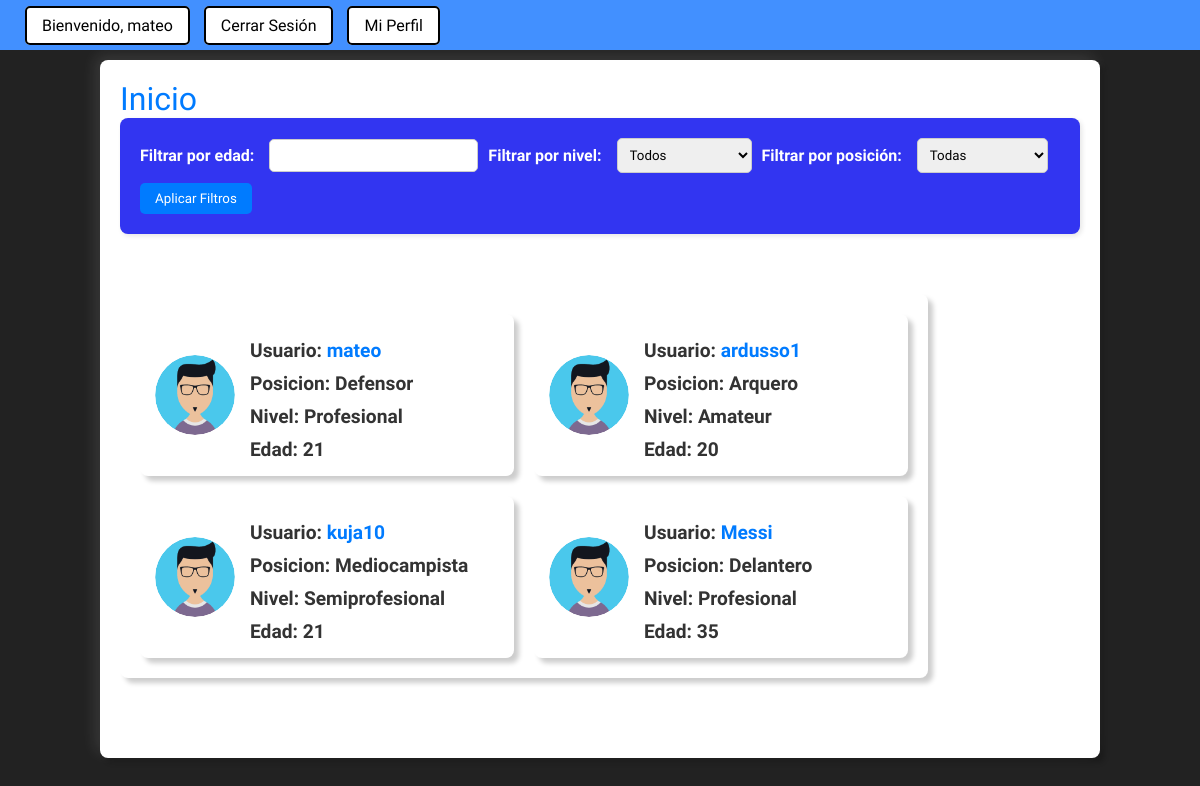
The page /listado-perfiles/ (signed in) on the database as committed earlier.
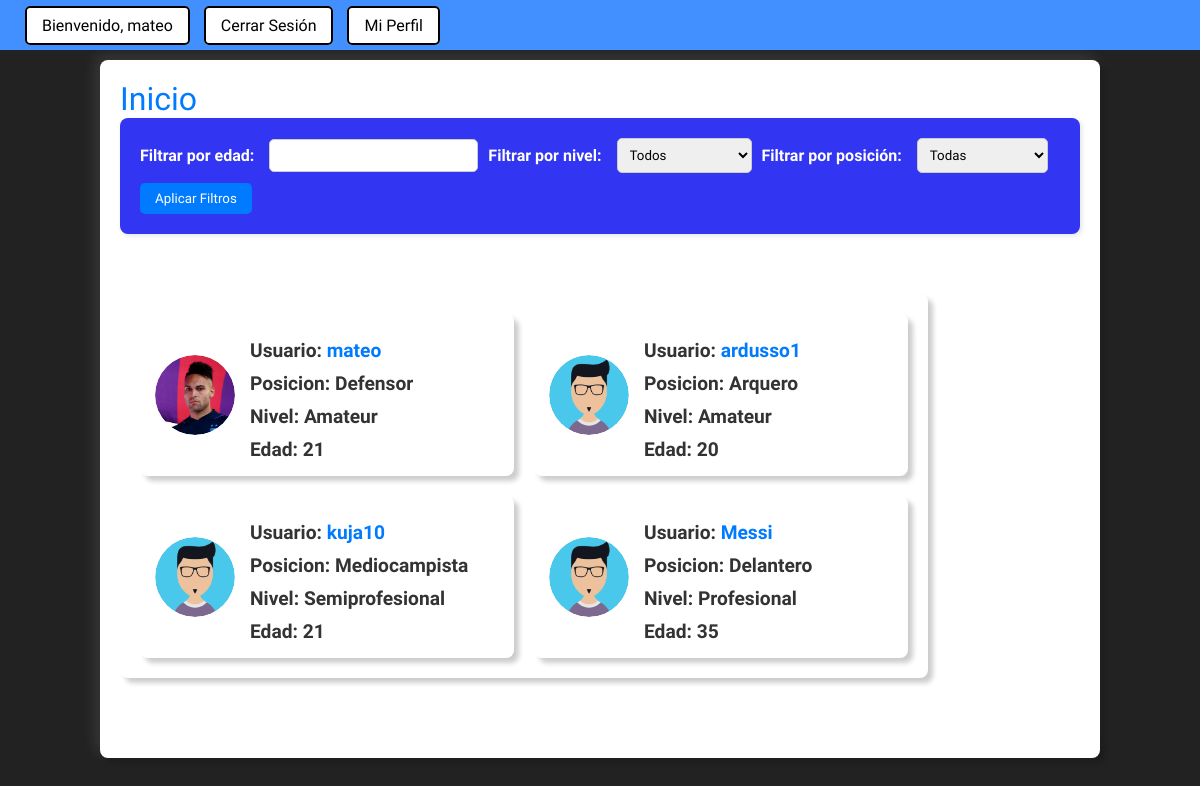
The same page on the database as committed later.
### sitio/models.py (models this page shows)
class Profile(models.Model):
    user = models.ForeignKey(User, on_delete=models.CASCADE,null = True, blank = True)
    image = models.ImageField(upload_to="Profiles_Images", default='user.png')
    posicion = models.ForeignKey(Posicion, on_delete=models.CASCADE, null=True, blank=True)
    nivel = models.ForeignKey(Nivel, on_delete=models.CASCADE, null=True, blank=True)
    edad = models.IntegerField(null=True, blank=True)

class Nivel(models.Model):
    nombre = models.CharField(max_length=50, null=True, blank=True)
    def __str__(self):
        return self.nombre

class Posicion(models.Model):
    nombre = models.CharField(max_length=50, null=True, blank=True)
    def __str__(self):
        return self.nombre

### sitio/views.py (the view)
# urls.py: path('listado-perfiles/', views.listado_perfiles),
@login_required
def listado_perfiles(request):
    perfiles = Profile.objects.all()
    niveles = Nivel.objects.all()
    posiciones = Posicion.objects.all()
    edad = request.GET.get('edad')
    nivel = request.GET.get('nivel')
    posicion = request.GET.get('posicion')
    if edad:
        perfiles = perfiles.filter(edad=edad)
    if nivel:
        perfiles = perfiles.filter(nivel__nombre=nivel)
    if posicion:
        perfiles = perfiles.filter(posicion__nombre=posicion)
    return render(request, 'listado_perfiles.html', {'lista_perfiles': perfiles, 'user': request.user, 'niveles':niveles, 'posiciones':posiciones})

### sitio/templates/listado_perfiles.html (shortened to what this page needs)
{% extends 'layout.html' %}
{% load static %}
{% block contenido %}
<body>
    <div class="feed-container">
        <div class="navbar-listado-perfiles">
            <nav class="second-nav-listado-perfiles">
                <a class="feed-title" href="javascript:void(0)" onclick="mostrarContenido('inicio')">Inicio</a>
            </nav>
        </div>
        <div class="content">
            <div class="filter-container">
                <form method="get">
                    <label for="edad">Filtrar por edad:</label>
                    <input type="number" name="edad" id="edad" value="{{ request.GET.edad }}">
                    <label for="nivel">Filtrar por nivel:</label>
                    <select name="nivel" id="nivel">
                        <option value="">Todos</option>
                    </select>
                    <label for="posicion">Filtrar por posición:</label>
                    <select name="posicion" id="posicion">
                        <option value="">Todas</option>
                    </select>
                    <button type="submit">Aplicar Filtros</button>
                </form>
            </div>
            <div class="feed-container" id="inicio-content">
                <div class="lista-perfiles">
                    {% for perfil in lista_perfiles %}
                        <div class="perfil">
                            <div class="user-image">
                                <img src="{{perfil.image.url}}">
                            </div>
                            <div class="datos-perfil">
                                <h3 class="perfil-user">Usuario: <a href="/profile/{{perfil.user}}">{{perfil.user}}</a></h3>
                                <h3 class="perfil-user">Posicion: {{perfil.posicion}}</h3>
                                <h3 class="perfil-user">Nivel: {{perfil.nivel}}</h3>
                                <h3 class="perfil-user">Edad: {{perfil.edad}}</h3>
                            </div>
                        </div>
                    {% endfor %}
                </div>
            </div>
        </div>
    </div>
</body>
{% endblock %}

Rows that differ between the two databases and show on the page:
changed Profile "mateo": image: a different picture; nivel "Profesional" → "Amateur"
